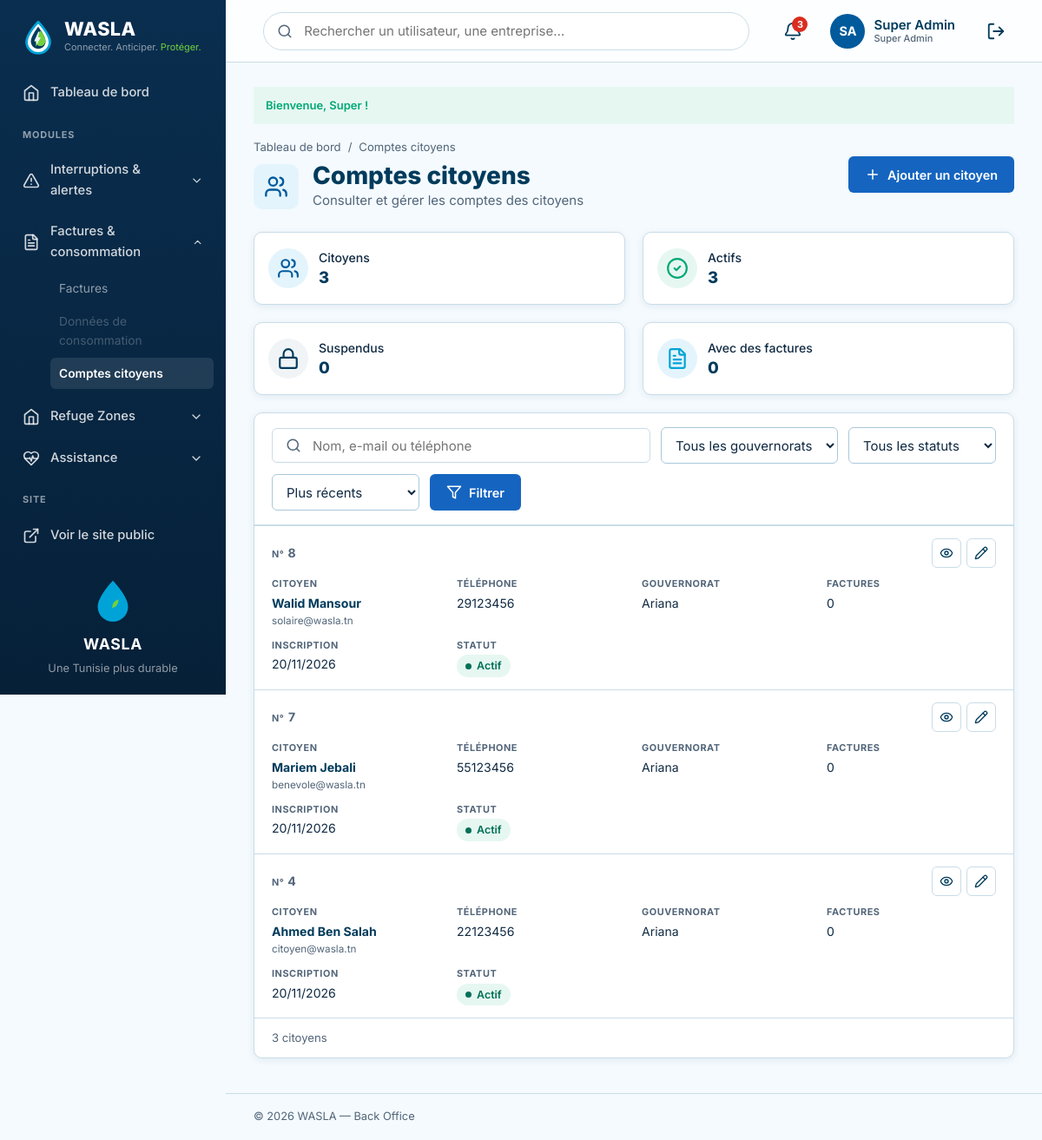
Screenshot of /index.php?action=admin-citoyens (signed in) with the database file from the repository.
### tables this page shows
CREATE TABLE IF NOT EXISTS utilisateur (
    id_utilisateur     INT          NOT NULL AUTO_INCREMENT,
    nom                VARCHAR(50)  NOT NULL,
    prenom             VARCHAR(50)  NOT NULL,
    email              VARCHAR(150) NOT NULL,
    telephone          VARCHAR(20)  NULL,
    mot_de_passe       VARCHAR(255) NOT NULL,
    role               ENUM('citoyen','admin','steg','sonede','entreprise','fournisseur')
                                    NOT NULL DEFAULT 'citoyen',
    statut_compte      ENUM('actif','suspendu') NOT NULL DEFAULT 'actif',
    id_zone            INT          NULL,
    adresse            VARCHAR(255) NULL,
     
    nom_organisation   VARCHAR(100) NULL,                  
    matricule_fiscal   VARCHAR(20)  NULL,                  
    secteur_activite   VARCHAR(60)  NULL,                  
    specialite         ENUM('electricien','plombier','maintenance','solaire','hydraulique') NULL,   
    description        TEXT         NULL,
    compte_verifie     TINYINT(1)   NOT NULL DEFAULT 0,    
    note_moyenne       DECIMAL(2,1) NULL,                  
    date_inscription   DATETIME     NOT NULL DEFAULT CURRENT_TIMESTAMP,
    derniere_connexion DATETIME     NULL,
    PRIMARY KEY (id_utilisateur),
    UNIQUE KEY uq_utilisateur_email (email),
    UNIQUE KEY uq_utilisateur_matricule (matricule_fiscal),
    KEY idx_utilisateur_role (role),
    KEY idx_utilisateur_specialite_zone (specialite, id_zone),
    CONSTRAINT chk_utilisateur_note CHECK (note_moyenne IS NULL OR (note_moyenne >= 0 AND note_moyenne <= 5)),
    CONSTRAINT fk_utilisateur_zone FOREIGN KEY (id_zone)
        REFERENCES zone (id_zone) ON DELETE SET NULL ON UPDATE CASCADE
);

CREATE TABLE IF NOT EXISTS zone (
    id_zone        INT          NOT NULL AUTO_INCREMENT,
    nom_zone       VARCHAR(100) NOT NULL,
    type_zone      ENUM('gouvernorat','delegation') NOT NULL DEFAULT 'gouvernorat',
    id_zone_parent INT          NULL,
    PRIMARY KEY (id_zone),
    UNIQUE KEY uq_zone_nom_parent (nom_zone, id_zone_parent),
    CONSTRAINT fk_zone_parent FOREIGN KEY (id_zone_parent)
        REFERENCES zone (id_zone) ON DELETE SET NULL ON UPDATE CASCADE
);

### views/backoffice/pages/citoyens/liste.php (the view, shortened to what the rows shown need)
<?php
$filtreActif = $filters['q'] !== '' || $filters['statut'] !== '' || $filters['zone'] > 0;
?>
        <link rel="stylesheet" href="<?= e(asset('css/factures-admin.css', 'backoffice')) ?>">
        <link rel="stylesheet" href="<?= e(asset('css/citoyens-admin.css', 'backoffice')) ?>">
        <div class="admin-page-head bill-admin-head">
          <div>
            <div class="admin-page-head__title">
              <div>
                <h1>Comptes citoyens</h1>
              </div>
            </div>
          </div>
        </div>
        <section class="admin-card">
<?php if ($citoyens === []): ?>
          <p class="admin-empty"><?= $filtreActif ? 'Aucun citoyen ne correspond à ces critères.' : 'Aucun compte citoyen.' ?></p>
<?php else: ?>
          <div class="admin-table-wrap">
            <table class="admin-table bill-admin-table citizen-table">
              <tbody>
<?php foreach ($citoyens as $c):
    $id = $c->getIdUtilisateur();
    $nom = $c->getPrenom() . ' ' . $c->getNom();
?>
                <tr>
                  <td class="admin-table__id" data-label="N°"><?= $id ?></td>
                  <td class="bill-client" data-label="Citoyen"><strong><?= e($nom) ?></strong><small><?= e($c->getEmail()) ?></small></td>
                  <td data-label="Téléphone"><?= e($c->getTelephone() ?: '—') ?></td>
                  <td data-label="Gouvernorat"><?= e($c->getNomZone() ?? '—') ?></td>
                  <td data-label="Factures"><?= $nbFactures[$id] ?? 0 ?></td>
                  <td data-label="Inscription"><?= e(dateFr($c->getDateInscription())) ?></td>
                  <td class="bill-nowrap" data-label="Statut"><span class="admin-badge <?= $c->getStatutCompte() === 'actif' ? 'admin-badge--ok' : 'admin-badge--danger' ?>"><?= e(CitoyenController::statutLabel($c->getStatutCompte())) ?></span></td>
                  <td class="bill-admin-actions"><div class="admin-actions">
                    <a class="admin-action" href="<?= url('admin-citoyen-voir', ['id' => $id]) ?>" aria-label="Voir le compte de <?= e($nom) ?>"><span data-icon="eye"></span></a>
                    <a class="admin-action" href="<?= url('admin-citoyen-form', ['id' => $id]) ?>" aria-label="Modifier le compte de <?= e($nom) ?>"><span data-icon="pencil"></span></a>
                  </div></td>
                </tr>
<?php endforeach; ?>
              </tbody>
            </table>
          </div>
<?php endif; ?>
        </section>
<?php
require __DIR__ . '/../../layout.php';

### views/backoffice/partials/header.php (shortened to what the rows shown need)
      <header class="admin-topbar">
        <div class="admin-topbar__actions">
<?php $adminUser = AuthController::currentUser(); ?>
          <a class="admin-profile" href="<?= url(profilRoute($adminUser) ?? 'mon-compte') ?>" aria-label="Mon compte">
            <span class="admin-avatar"><?= e(initials($adminUser)) ?></span>
            <span class="admin-profile__name"><?= e($adminUser->getPrenom() . ' ' . $adminUser->getNom()) ?><small class="admin-profile__role"><?= e(roleLabel($adminUser->getRole())) ?></small></span>
          </a>
        </div>
      </header>

### rows the page displays
utilisateur: initials($adminUser) "SA", $adminUser->getPrenom() . ' ' . $adminUser->getNom() "Super Admin", role "Super Admin"
utilisateur: id_utilisateur "8", nom "Walid Mansour", email "solaire@wasla.tn", telephone "29123456", id_zone.nom_zone "Ariana", id_utilisateur "0", date_inscription "20/11/2026", statut_compte "Actif"
utilisateur: id_utilisateur "7", nom "Mariem Jebali", email "benevole@wasla.tn", telephone "55123456", id_zone.nom_zone "Ariana", id_utilisateur "0", date_inscription "20/11/2026", statut_compte "Actif"
utilisateur: id_utilisateur "4", nom "Ahmed Ben Salah", email "citoyen@wasla.tn", telephone "22123456", id_zone.nom_zone "Ariana", id_utilisateur "0", date_inscription "20/11/2026", statut_compte "Actif"

### other values shown
$group['label'] "Interruptions & alertes"
$group['label'] "Factures & consommation"
$label "Factures"
$label "Données de consommation"
$label "Comptes citoyens"
$group['label'] "Refuge Zones"
$group['label'] "Assistance"
$flash['message'] "Bienvenue, Super !"
$summary['total'] "3"
$summary['actifs'] "3"
$summary['suspendus'] "0"
$summary['avecFactures'] "0"
count($citoyens) "3"
form field tri "Plus récents"
